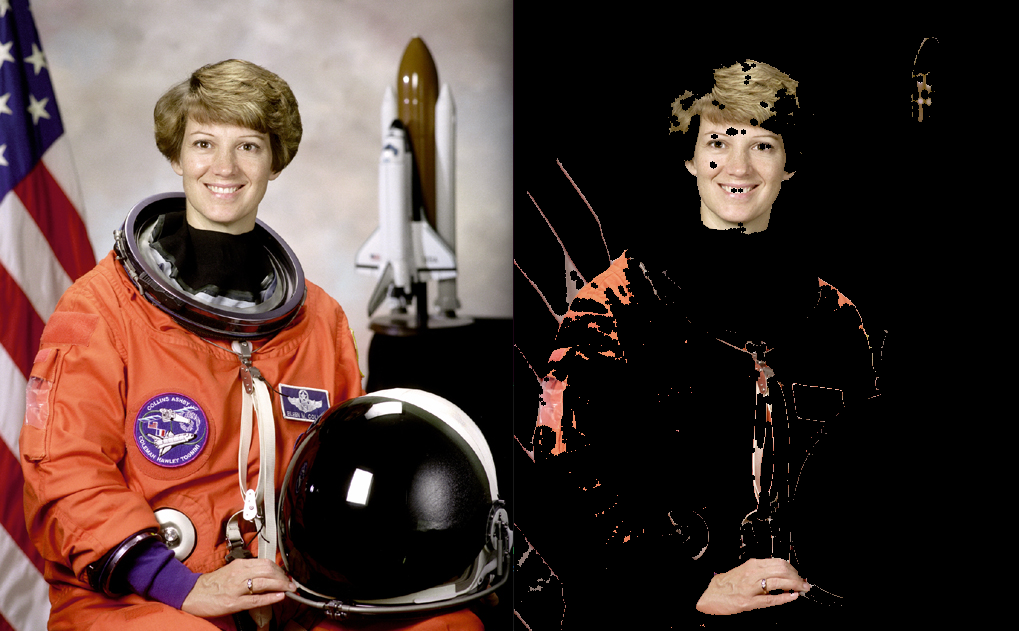
#> input picture demo.png, 1019 x 631 px, given in place of ., which was not available
$ python main.py .
#> lines starting #> are read from the running program, lines starting #| are printed output that depends on the picture; after the words box and inside, x2 and y2 are one past the last pixel; in counts of white or black regions, pixels touching at a corner belong together; pictures that were not available may be replaced by others from this repository, and a replacement may not be noted
### SkinDetector.py
#!/usr/bin/env python
# -*- coding: utf-8 -*-
__author__ = 'Will Brennan'


# Built-in Modules
import time
import argparse
import logging
# Standard Modules
import cv2
import numpy
# Custom Modules

logger = logging.getLogger('main')


class SkinDetector(object):
    def __init__(self, args):
        assert isinstance(args, argparse.Namespace), 'args must be of type argparse.Namespace'
        self.args = args
        self.mask = None
        logger.debug('SkinDetector initialised')

    @staticmethod
    def assert_image(img, grey=False):
        logger.debug('Applying assertions...')
        depth = 3
        if grey:
            depth = 2
        assert isinstance(img, numpy.ndarray), 'image must be a numpy array'
        assert len(img.shape) == depth, 'skin detection can only work on color images'
        assert img.size > 100, 'seriously... you thought this would work?'

    def get_mask_hsv(self, img):
        logger.debug('Applying hsv threshold')
        self.assert_image(img)
        lower_thresh = numpy.array([0, 50, 0], dtype=numpy.uint8)
        upper_thresh = numpy.array([120, 150, 255], dtype=numpy.uint8)
        img_hsv = cv2.cvtColor(img, cv2.COLOR_RGB2HSV)
        msk_hsv = cv2.inRange(img_hsv, lower_thresh, upper_thresh)
        if self.args.debug:
            scripts.display('input', img)
            scripts.display('mask_hsv', msk_hsv)
        self.add_mask(msk_hsv)

    def get_mask_rgb(self, img):
        logger.debug('Applying rgb thresholds')
        lower_thresh = numpy.array([45, 52, 108], dtype=numpy.uint8)
        upper_thresh = numpy.array([255, 255, 255], dtype=numpy.uint8)
        mask_a = cv2.inRange(img, lower_thresh, upper_thresh)
        mask_b = 255*((img[:, :, 2]-img[:, :, 1])/20)
        logger.debug('mask_b unique: {0}'.format(numpy.unique(mask_b)))
        mask_c = 255*((numpy.max(img, axis=2)-numpy.min(img, axis=2))/20)
        logger.debug('mask_d unique: {0}'.format(numpy.unique(mask_c)))
        msk_rgb = cv2.bitwise_and(mask_a, mask_b)
        msk_rgb = cv2.bitwise_and(mask_c, msk_rgb)
        if self.args.debug:
            scripts.display('input', img)
            scripts.display('mask_rgb', msk_rgb)
        self.add_mask(msk_rgb)

    def get_mask_ycrcb(self, img):
        self.assert_image(img)
        lower_thresh = numpy.array([90, 100, 130], dtype=numpy.uint8)
        upper_thresh = numpy.array([230, 120, 180], dtype=numpy.uint8)
        img_ycrcb = cv2.cvtColor(img, cv2.COLOR_RGB2YCR_CB)
        msk_ycrcb = cv2.inRange(img_ycrcb, lower_thresh, upper_thresh)
        if self.args.debug:
            scripts.display('input', img)
            scripts.display('mask_ycrcb', msk_ycrcb)
        self.add_mask(msk_ycrcb)

    def grab_cut_mask(self, img_col, mask):
        kernel = numpy.ones((50, 50), numpy.float32)/(50*50)
        dst = cv2.filter2D(mask, -1, kernel)
        dst[dst != 0] = 255
        free = numpy.array(cv2.bitwise_not(dst), dtype=numpy.uint8)
        if self.args.debug:
            scripts.display('not skin', free)
            scripts.display('grabcut input', mask)
        grab_mask = numpy.zeros(mask.shape, dtype=numpy.uint8)
        grab_mask[:, :] = 2
        grab_mask[mask == 255] = 1
        grab_mask[free == 255] = 0
        print numpy.unique(grab_mask)
        if numpy.unique(grab_mask).tolist() == [0, 1]:
            logger.debug('conducting grabcut')
            bgdModel = numpy.zeros((1, 65), numpy.float64)
            fgdModel = numpy.zeros((1, 65), numpy.float64)
            if img_col.size != 0:
                mask, bgdModel, fgdModel = cv2.grabCut(img_col, grab_mask, None, bgdModel, fgdModel, 5, cv2.GC_INIT_WITH_MASK)
                mask = numpy.where((mask == 2) | (mask == 0), 0, 1).astype('uint8')
            else:
                logger.warning('img_col is empty')
        return mask

    @staticmethod
    def closing(msk):
        assert isinstance(msk, numpy.ndarray), 'msk must be a numpy array'
        assert msk.ndim == 2, 'msk must be a greyscale image'
        kernel = cv2.getStructuringElement(cv2.MORPH_ELLIPSE, (5, 5))
        msk = cv2.morphologyEx(msk, cv2.MORPH_CLOSE, kernel)
        kernel = cv2.getStructuringElement(cv2.MORPH_ELLIPSE, (3, 3))
        msk = cv2.morphologyEx(msk, cv2.MORPH_OPEN, kernel, iterations=2)
        return msk

    def process(self, img):
        logger.debug('Initialising process')
        dt = time.time()
        self.assert_image(img)
        logger.debug('Generating mean-color image')
        #img = mean_color.img_mean(img)
        logger.debug('Conducting thresholding')
        self.n_mask = 0
        self.mask = numpy.zeros(img.shape[:2], dtype=numpy.uint8)
        self.get_mask_hsv(img)
        self.get_mask_rgb(img)
        self.get_mask_ycrcb(img)
        logger.debug('Thresholding sum of masks')
        self.threshold(self.args.thresh)
        if self.args.debug:
            scripts.display('skin_mask', self.mask)
            scripts.display('input_img', img)
        dt = round(time.time()-dt, 2)
        hz = round(1/dt, 2)
        logger.debug('Conducted processing in {0}s ({1}Hz)'.format(dt, hz))
        self.mask = self.closing(self.mask)
        self.mask = self.grab_cut_mask(img, self.mask)
        return self.mask

    def add_mask(self, img):
        logger.debug('normalising mask')
        self.assert_image(img, grey=True)
        img[img < 128] = 0
        img[img >= 128] = 1
        logger.debug('normalisation complete')
        logger.debug('adding mask to total mask')
        self.mask += img
        self.n_mask += 1
        logger.debug('add mask complete')

    def threshold(self, threshold):
        assert isinstance(threshold, float), 'threshold must be a float (current type - {0})'.format(type(threshold))
        assert 0 <= threshold <= 1, 'threshold must be between 0 & 1 (current value - {0})'.format(threshold)
        assert self.n_mask > 0, 'Number of masks must be greater than 0 [n_mask ({0}) = {1}]'.format(type(self.n_mask), self.n_mask)
        logger.debug('Threshold Value - {0}%'.format(int(100*threshold)))
        logger.debug('Number of Masks - {0}'.format(self.n_mask))
        self.mask /= self.n_mask
        self.mask[self.mask < threshold] = 0
        self.mask[self.mask >= threshold] = 255
        logger.debug('{0}% of the image is skin'.format(int((100.0/255.0)*numpy.sum(self.mask)/(self.mask.size))))
        return self.mask

### main.py
#!/usr/bin/env python
# -*- coding: utf-8 -*-
__author__ = 'Will Brennan'


# Built-in Modules
import os
import argparse
import logging
# Standard Modules
import cv2
import numpy
# Custom Modules
import scripts
from SkinDetector import SkinDetector

logger = logging.getLogger('main')


def find_images(path, recursive=False, ignore=True):
    if os.path.exists(path):
        yield path
    elif os.path.isdir(path):
        assert os.path.isdir(path), 'FileIO - get_images: Directory does not exist'
        assert isinstance(recursive, bool), 'FileIO - get_images: recursive must be a boolean variable'
        ext, result = ['png', 'jpg', 'jpeg'], []
        for path_a in os.listdir(path):
            path_a = path + '/' +path_a
            if os.path.isdir(path_a) and recursive:
                for path_b in find_images(path_a):
                    yield path_b
            check_a = path_a.split('.')[-1] in ext
            check_b = ignore or ('-' not in path_a.split('/')[-1])
            if check_a and check_b:
                yield path_a
    else:
        raise ValueError('error! path is not a valid path or directory')

if __name__ == '__main__':
    parser = argparse.ArgumentParser(description=__doc__)
    parser.add_argument('image_paths', type=str, nargs='+', help="paths to one or more images or image directories")
    parser.add_argument('-b', '--debug', dest='debug', action='store_true', help='enable debug logging')
    parser.add_argument('-q', '--quite', dest='quite', action='store_true', help='disable all logging')
    parser.add_argument('-d', '--display', dest='display', action='store_true', help="display result")
    parser.add_argument('-s', '--save', dest='save', action='store_true', help="save result to file")
    parser.add_argument('-t', '--thresh', dest='thresh', default=0.5, type=float, help='threshold for skin mask')
    args = parser.parse_args()

    logger = logging.getLogger('main')
    if not args.quite:
        if args.debug:
            level = logging.DEBUG
        else:
            level = logging.INFO
        ch = logging.StreamHandler()
        ch.setLevel(level=level)
        formatter = logging.Formatter('%(asctime)s - %(funcName)s - %(levelname)s - %(message)s')
        ch.setFormatter(formatter)
        logger.addHandler(ch)

    detector = SkinDetector(args)

    for image_arg in args.image_paths:
        for image_path in find_images(image_arg):
            logging.info("loading image from {0}".format(image_path))
            img_col = cv2.imread(image_path, 1)
#> img_col is the input picture: shape (631, 1019, 3); mean B, G, R 52.2, 57.4, 76.5

            img_msk = detector.process(img_col)
#> in get_mask_hsv, `img_hsv = cv2.cvtColor(img, cv2.COLOR_RGB2HSV)`: img_hsv: shape (631, 1019, 3); mean H, S, V 55.8, 50.9, 77.2
#> in get_mask_hsv, `msk_hsv = cv2.inRange(img_hsv, lower_thresh, upper_thresh)`:
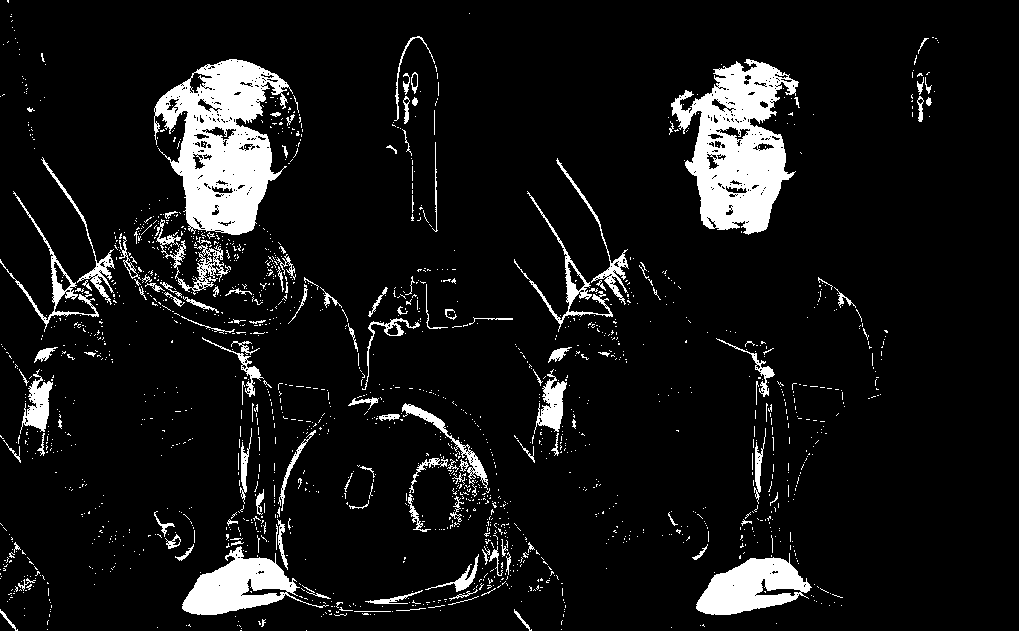
#> msk_hsv: shape (631, 1019); 8.6% white; 1728 white regions (1591 under 20 px), largest, box (x1, y1, x2, y2) and area: (154, 59, 293, 235) 13215, (671, 59, 799, 235) 12069, (182, 546, 329, 615) 4330
#> in get_mask_rgb, `mask_a = cv2.inRange(img, lower_thresh, upper_thresh)`:
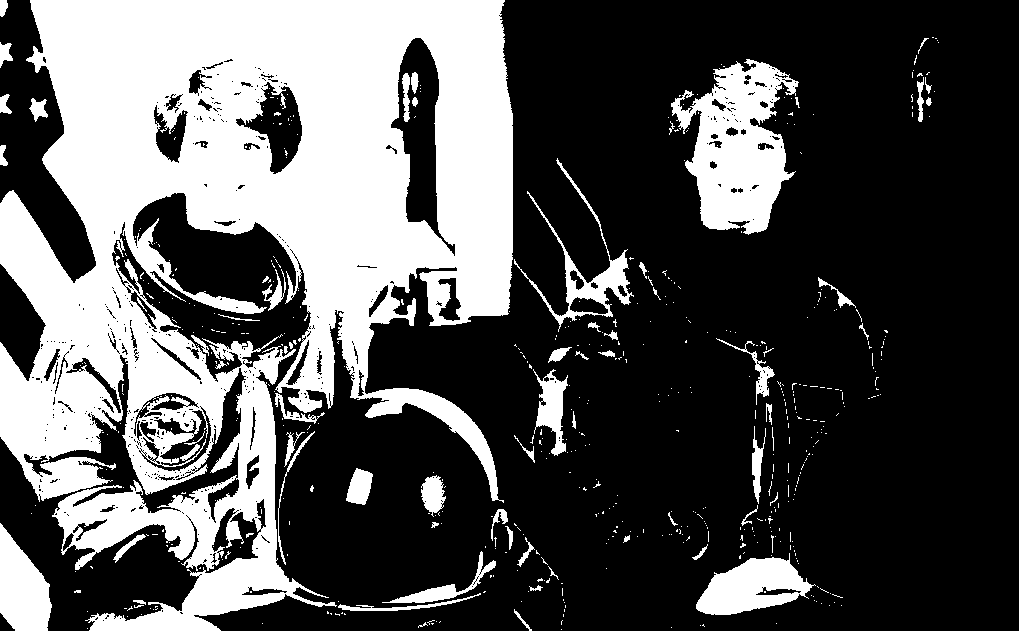
#> mask_a: shape (631, 1019); 33.1% white; 571 white regions (503 under 20 px), largest, box (x1, y1, x2, y2) and area: (0, 0, 513, 631) 177716, (671, 59, 799, 235) 12490, (696, 553, 816, 615) 4230
#> in add_mask (call 2), `img[img >= 128] = 1`:
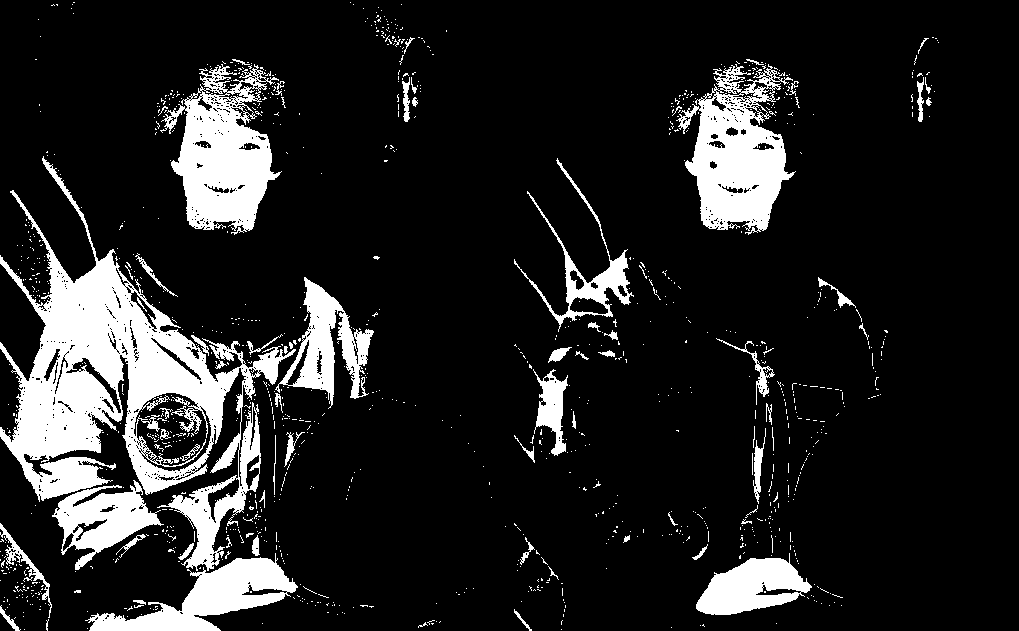
#> img: shape (631, 1019); values 0 (black) and 1 (white), 13.6% white; 1143 white regions (1072 under 20 px), largest, box (x1, y1, x2, y2) and area: (0, 156, 296, 571) 34471, (160, 64, 282, 235) 10743, (676, 64, 796, 235) 10577
#> in add_mask (call 2), `self.mask += img`: self.mask: shape (631, 1019); min 0, max 2, mean 0.223
#> in get_mask_ycrcb, `img_ycrcb = cv2.cvtColor(img, cv2.COLOR_RGB2YCR_CB)`: img_ycrcb: shape (631, 1019, 3); mean of channels 0, 1, 2 58, 123.8, 138.4
#> in get_mask_ycrcb, `msk_ycrcb = cv2.inRange(img_ycrcb, lower_thresh, upper_thresh)`: msk_ycrcb: shape (631, 1019); 6.3% white; 1286 white regions (1227 under 20 px), largest, box (x1, y1, x2, y2) and area: (155, 59, 290, 235) 12439, (671, 59, 798, 235) 11517, (182, 535, 298, 616) 4139
#> in add_mask (call 3), `img[img >= 128] = 1`:
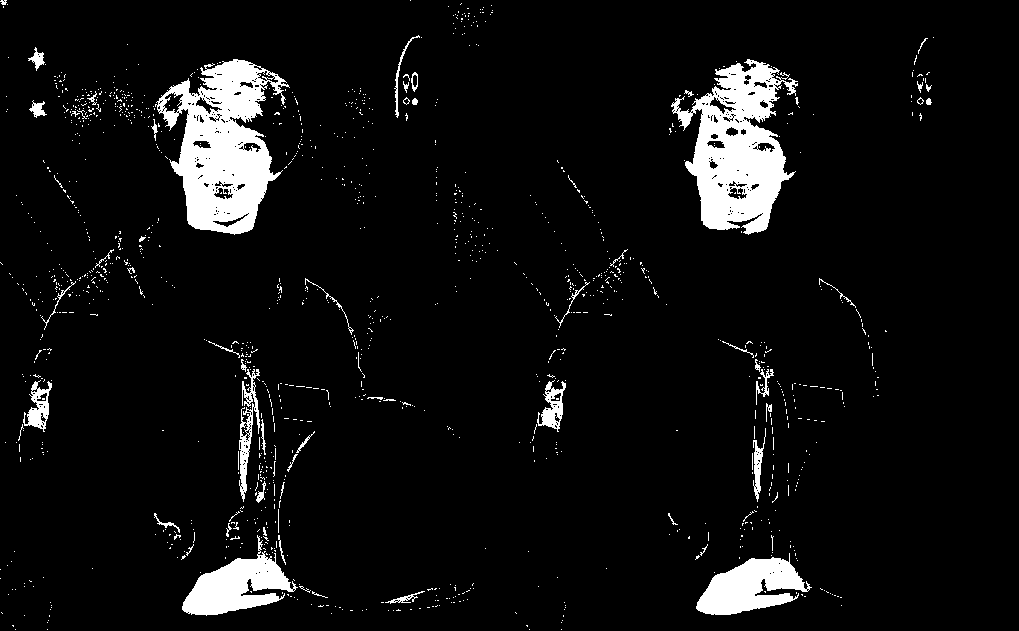
#> img: shape (631, 1019); values 0 (black) and 1 (white), 6.3% white; 1286 white regions (1227 under 20 px), largest, box (x1, y1, x2, y2) and area: (155, 59, 290, 235) 12439, (671, 59, 798, 235) 11517, (182, 535, 298, 616) 4139
#> in add_mask (call 3), `self.mask += img`:
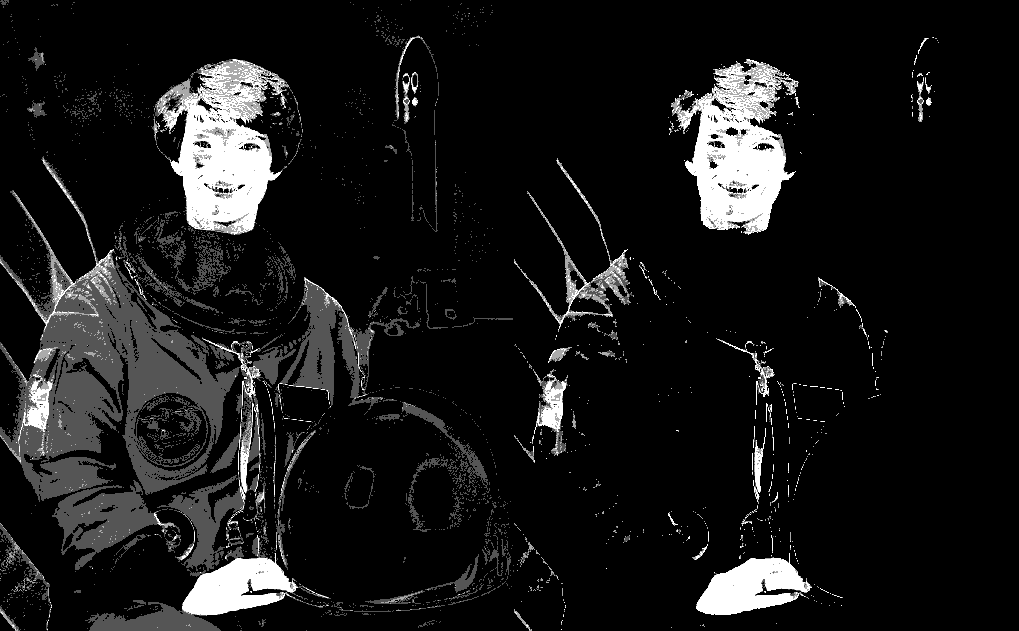
#> self.mask: shape (631, 1019); min 0, max 3, mean 0.286; drawn with min black and max white
#> in threshold, `self.mask /= self.n_mask`: self.mask: shape (631, 1019); values 0 (black) and 1 (white), 5.1% white; 962 white regions (926 under 20 px), largest, box (x1, y1, x2, y2) and area: (164, 64, 282, 235) 9475, (678, 64, 796, 235) 9475, (182, 553, 298, 615) 4014
#> in threshold, `self.mask[self.mask >= threshold] = 255`:
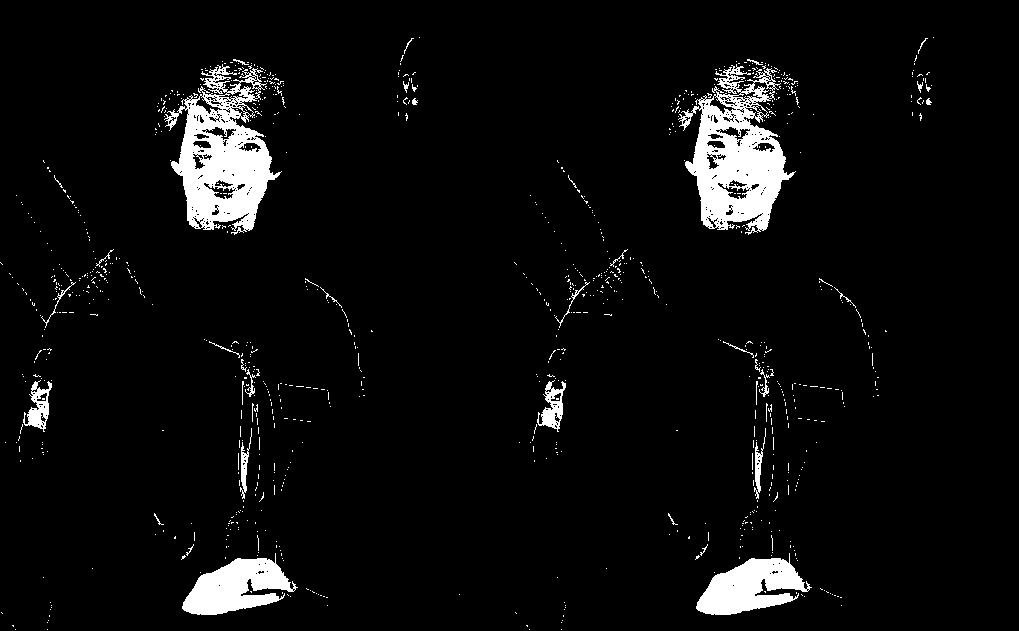
#> self.mask: shape (631, 1019); 5.1% white; 962 white regions (926 under 20 px), largest, box (x1, y1, x2, y2) and area: (164, 64, 282, 235) 9475, (678, 64, 796, 235) 9475, (182, 553, 298, 615) 4014
#> in closing, `msk = cv2.morphologyEx(msk, cv2.MORPH_CLOSE, kernel)`: msk: shape (631, 1019); 6.3% white; 536 white regions (502 under 20 px), largest, box (x1, y1, x2, y2) and area: (158, 59, 284, 235) 12418, (672, 59, 798, 235) 12418, (182, 553, 298, 615) 4221
#> in closing, `msk = cv2.morphologyEx(msk, cv2.MORPH_OPEN, kernel, iterations=2)`: msk: shape (631, 1019); 5.7% white; 30 white regions, largest, box (x1, y1, x2, y2) and area: (159, 62, 284, 235) 12163, (673, 62, 798, 235) 12163, (182, 557, 297, 615) 4179
#> in grab_cut_mask, `dst[dst != 0] = 255`:
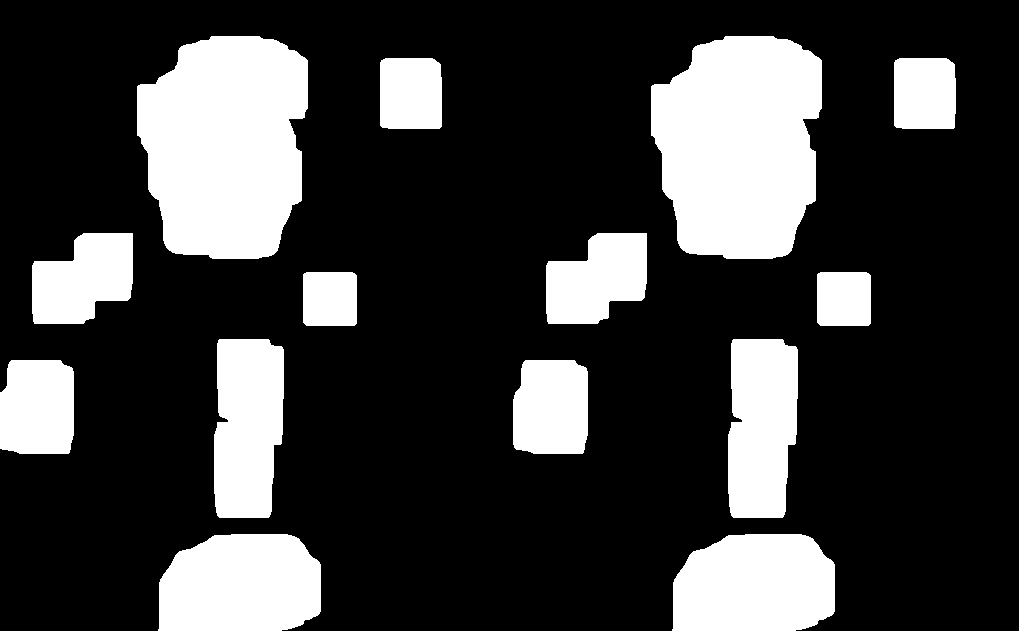
#> dst: shape (631, 1019); 24% white; 14 white regions, largest, box (x1, y1, x2, y2) and area: (137, 36, 308, 259) 31116, (651, 36, 822, 259) 31116, (158, 534, 321, 631) 13945

            if args.display:
                scripts.display('img_col', img_col)
                scripts.display('img_msk', img_msk)
                scripts.display('img_skn', cv2.bitwise_and(img_col, img_col, mask=img_msk))
                cv2.waitKey(0)
